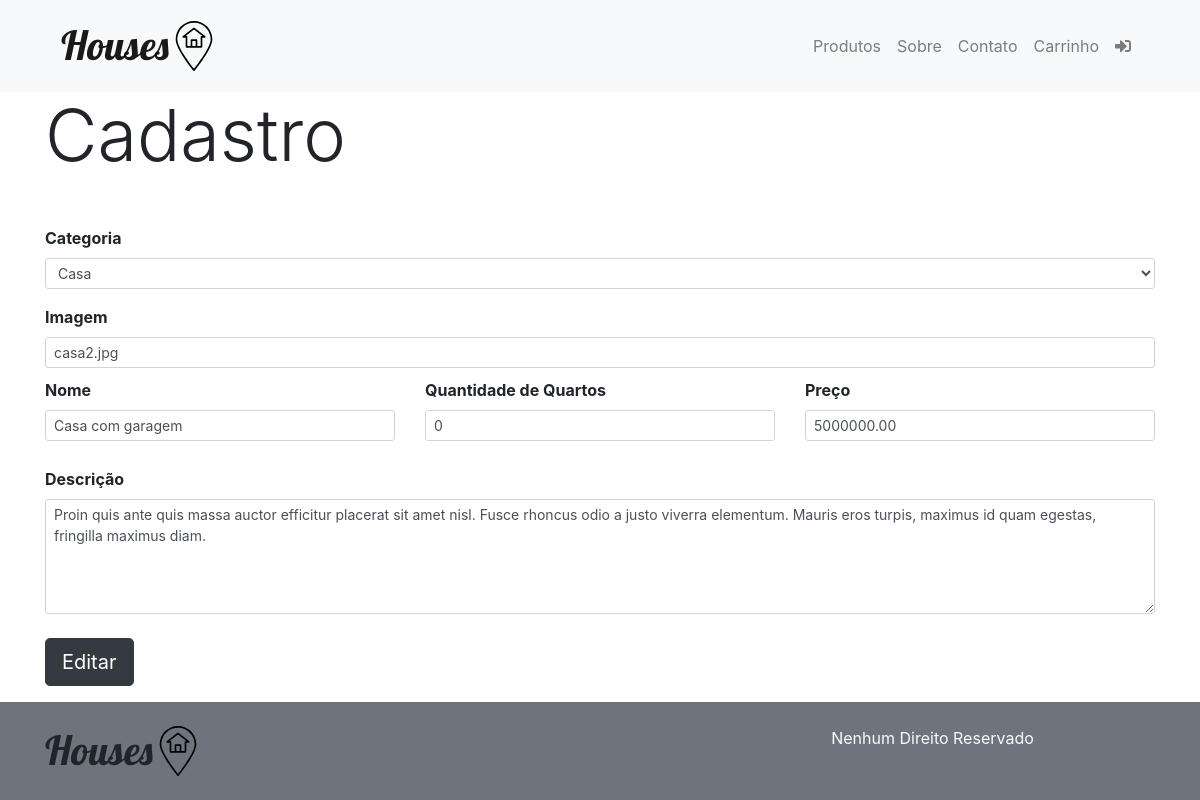
The page /edit_produto/2/ (signed in) on the database its author committed.
### produto/models.py (models this page shows, shortened)
class Produto(models.Model):
    categoria = models.ForeignKey(Categoria, related_name='produtos', on_delete=models.DO_NOTHING)
    nome = models.CharField(max_length=200, db_index=True)
    slug = models.SlugField(max_length=200, db_index=True)
    imagem = models.CharField(max_length=200)
    descricao = models.TextField(blank=True)
    preco = models.DecimalField(max_digits=20, decimal_places=2)
    disponivel = models.BooleanField(default=True)
    quartos = models.IntegerField(default=0)
    class Meta:
        db_table = 'produto'

### produto/views.py (the view)
# urls.py: path('edit_produto/<int:id>/', views.edit_produto, name='edit_produto'),
def edit_produto(request, id):
   produto = get_object_or_404(Produto, pk=id)
   form = ProdutoForm(instance=produto)
   form.fields['produto_id'].initial=id
   return render(request, 'produto/cadastro.html', {'form': form})

### produto/models.py (called while the page is built)
    def __str__(self):
        return self.nome

### produto/templates/produto/cadastro.html (shortened to what this page needs)
{% extends 'base.html' %}
{% load static %}
{% block conteudo %}
<div class="container">
   <div class='mb-4'>
      <h1 class='display-3 mb-5'>Cadastro</h1>
   </div>
   <form action="{% url 'produto:cadastro' %}"
         method ='POST' novalidate>
      <div class='form-group mb-3' style='margin-bottom: 5px;'>
          <label for='id_categoria' class='font-weight-bold'>
               Categoria
           </label>
          <div>
              {{ form.categoria }}
          </div>
      </div>
      <div class='form-group' style='margin-bottom: 10px;'>
            <label for='id_imagem'
                    class='font-weight-bold'>
                Imagem
            </label>
            <div class=''>
                {{ form.imagem }}
            </div>
        </div>
    <div class="row mb-3">
        <div class="col-lg-4">
            <div class='form-group' style='margin-bottom: 5px;'>
                    <label for='id_nome' class='font-weight-bold'>
                        Nome
                </label>
                <div>
                    {{ form.nome }}
                </div>
            </div>
        </div>
        <div class="col-lg-4">
            <div class='form-group' style='margin-bottom: 10px;'>
            <label for='id_quartos'
                    class='font-weight-bold'>
                Quantidade de Quartos
            </label>
            <div class=''>
                {{ form.quartos }}
            </div>
            </div>
        </div>
        <div class="col-lg-4">
            <div class='form-group' style='margin-bottom: 5px;'>
                <label for='id_preco' class='font-weight-bold'>
                    Preço
                </label>
                <div>
                    {{ form.preco }}
                </div>
            </div>
        </div>
    </div>
      <div class='form-group mb-4' style='margin-bottom: 5px;'>
        <label for='id_descricao' class='font-weight-bold'>
            Descrição
        </label>
        <div>
            {{ form.descricao }}
        </div>
    </div>
      <div class='form-group'>
          <div class=''>
              <button id="botao" type='submit' class='btn btn-dark btn-lg'>
                  {% if form.produto_id.value %}
                     Editar
                  {% else %}
                     Cadastrar
                  {% endif %}
              </button>
          </div>
      </div>
   </form>
</div>
{% endblock %}

### rows shown on the page
Produto: categoria "Casa", imagem "casa2.jpg", nome "Casa com garagem", quartos "0", preco "5000000.00", descricao "Proin quis ante quis massa auctor efficitur placerat sit amet nisl. Fusce rhoncus odio a justo viverra elementum. Mauris eros turpis, maximus id quam egestas, fringilla maximus diam."
